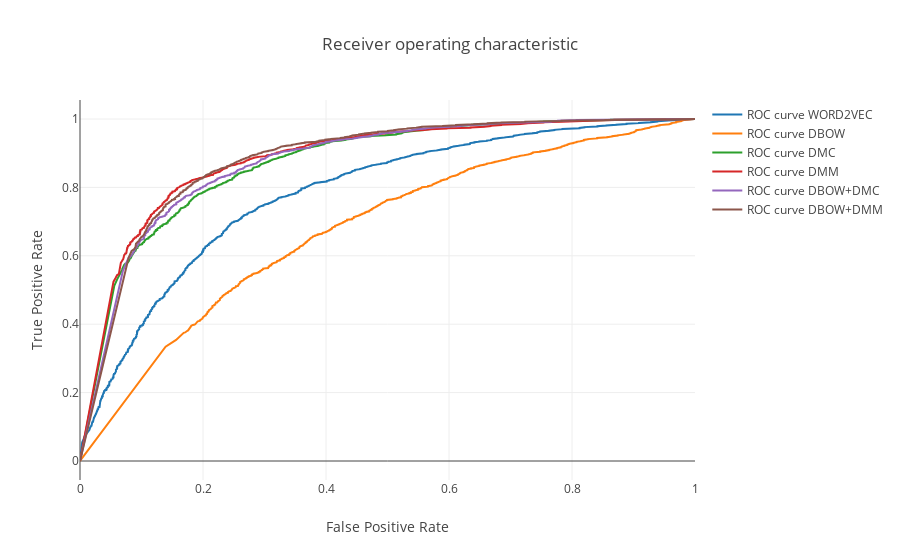

This figure's notebook cell:
### Code cell
data = []
for i in range(0, len(fp)):
    trace = go.Scatter(x=fp[i], y=tp[i],
                        mode='lines', 
                        name='ROC curve {}'
                               ''.format(names[i]))
    data.append(trace)
    
layout = go.Layout(title='Receiver operating characteristic ',
                   xaxis=dict(title='False Positive Rate'),
                   yaxis=dict(title='True Positive Rate'))

fig = go.Figure(data=data, layout=layout)
    
py.iplot(fig)

### Figure 1 — Plotly figure (JSON) as saved in the notebook; plotly's stock layout.template omitted (floating-point values rounded to 4 significant figures; data arrays with more than 128 entries replaced by an {"elided": "..."} marker saying what was removed)
{"data": [{"mode": "lines", "name": "ROC curve WORD2VEC", "type": "scatter", "uid": "4550943e-dd29-11e8-ae89-107b44e06dca", "x": {"elided": "1866 float values"}, "y": {"elided": "1866 float values"}}, {"mode": "lines", "name": "ROC curve DBOW", "type": "scatter", "uid": "4550943f-dd29-11e8-a0f7-107b44e06dca", "x": {"elided": "1659 float values"}, "y": {"elided": "1659 float values"}}, {"mode": "lines", "name": "ROC curve DMC", "type": "scatter", "uid": "45509440-dd29-11e8-a280-107b44e06dca", "x": {"elided": "1134 float values"}, "y": {"elided": "1134 float values"}}, {"mode": "lines", "name": "ROC curve DMM", "type": "scatter", "uid": "45509441-dd29-11e8-8f37-107b44e06dca", "x": {"elided": "1109 float values"}, "y": {"elided": "1109 float values"}}, {"mode": "lines", "name": "ROC curve DBOW+DMC", "type": "scatter", "uid": "45509442-dd29-11e8-8add-107b44e06dca", "x": {"elided": "1050 float values"}, "y": {"elided": "1050 float values"}}, {"mode": "lines", "name": "ROC curve DBOW+DMM", "type": "scatter", "uid": "45509443-dd29-11e8-aa2e-107b44e06dca", "x": {"elided": "957 float values"}, "y": {"elided": "957 float values"}}], "layout": {"title": "Receiver operating characteristic ", "xaxis": {"title": "False Positive Rate"}, "yaxis": {"title": "True Positive Rate"}}}
